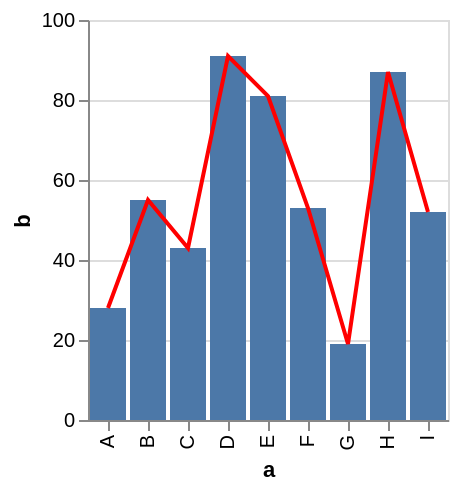

Express this chart as Vega-Lite.
### Vega specification from a JSON file in a GitHub repository (floating-point values rounded to 4 significant figures)
{"$schema": "https://vega.github.io/schema/vega/v5.json", "background": "white", "padding": 5, "height": 200, "style": "cell", "data": [{"name": "source_0", "values": [{"a": "A", "b": 28}, {"a": "B", "b": 55}, {"a": "C", "b": 43}, {"a": "D", "b": 91}, {"a": "E", "b": 81}, {"a": "F", "b": 53}, {"a": "G", "b": 19}, {"a": "H", "b": 87}, {"a": "I", "b": 52}]}, {"name": "data_0", "source": "source_0", "transform": [{"type": "filter", "expr": "datum[\"b\"] !== null && isFinite(datum[\"b\"])"}]}], "signals": [{"name": "x_step", "value": 20}, {"name": "width", "update": "bandspace(domain('x').length, 0.1, 0.05) * x_step"}], "marks": [{"name": "layer_0_marks", "type": "rect", "style": ["bar"], "from": {"data": "data_0"}, "encode": {"update": {"fill": {"value": "#4c78a8"}, "x": {"scale": "x", "field": "a"}, "width": {"scale": "x", "band": true}, "y": {"scale": "y", "field": "b"}, "y2": {"scale": "y", "value": 0}}}}, {"name": "layer_1_marks", "type": "line", "style": ["line"], "sort": {"field": "datum[\"a\"]"}, "from": {"data": "source_0"}, "encode": {"update": {"stroke": {"value": "red"}, "x": {"scale": "x", "field": "a", "band": 0.5}, "y": {"scale": "y", "field": "b"}, "defined": {"signal": "datum[\"b\"] !== null && isFinite(datum[\"b\"])"}}}}], "scales": [{"name": "x", "type": "band", "domain": {"fields": [{"data": "data_0", "field": "a"}, {"data": "source_0", "field": "a"}], "sort": true}, "range": {"step": {"signal": "x_step"}}, "paddingInner": 0.1, "paddingOuter": 0.05}, {"name": "y", "type": "linear", "domain": {"fields": [{"data": "data_0", "field": "b"}, {"data": "source_0", "field": "b"}]}, "range": [{"signal": "height"}, 0], "nice": true, "zero": true}], "axes": [{"scale": "y", "orient": "left", "gridScale": "x", "grid": true, "tickCount": {"signal": "ceil(height/40)"}, "domain": false, "labels": false, "maxExtent": 0, "minExtent": 0, "ticks": false, "zindex": 0}, {"scale": "x", "orient": "bottom", "grid": false, "title": "a", "labelAlign": "right", "labelAngle": 270, "labelBaseline": "middle", "labelOverlap": true, "zindex": 0}, {"scale": "y", "orient": "left", "grid": false, "title": "b", "labelOverlap": true, "tickCount": {"signal": "ceil(height/40)"}, "zindex": 0}], "config": {"background": "white"}}
